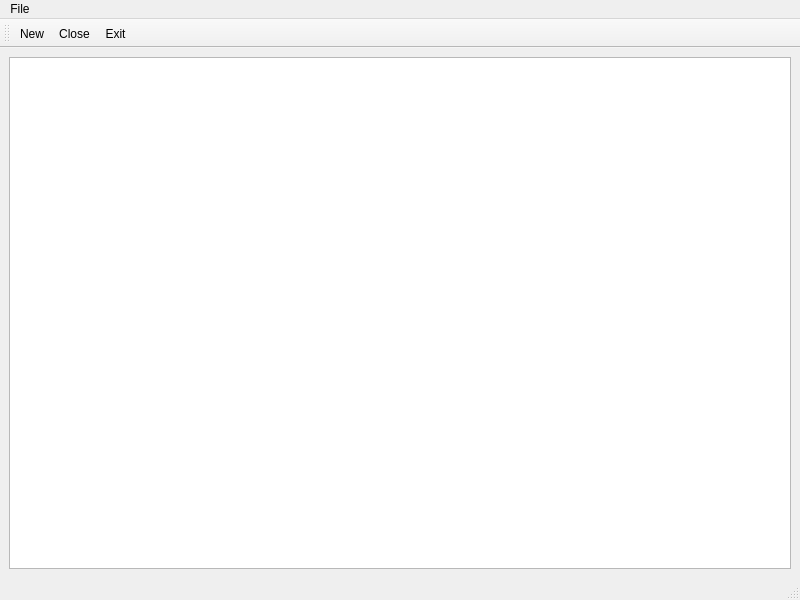
<?xml version="1.0" encoding="UTF-8"?>
<ui version="4.0">
 <class>MainWindow</class>
 <widget class="QMainWindow" name="MainWindow">
  <property name="geometry">
   <rect>
    <x>0</x>
    <y>0</y>
    <width>800</width>
    <height>600</height>
   </rect>
  </property>
  <property name="windowTitle">
   <string>MainWindow</string>
  </property>
  <widget class="QWidget" name="centralwidget">
   <layout class="QHBoxLayout" name="horizontalLayout">
    <item>
     <widget class="QTextEdit" name="textEdit"/>
    </item>
   </layout>
  </widget>
  <widget class="QMenuBar" name="menubar">
   <property name="geometry">
    <rect>
     <x>0</x>
     <y>0</y>
     <width>800</width>
     <height>21</height>
    </rect>
   </property>
   <widget class="QMenu" name="menuFile">
    <property name="title">
     <string>File</string>
    </property>
    <addaction name="actionNew"/>
    <addaction name="separator"/>
    <addaction name="actionClose"/>
    <addaction name="separator"/>
    <addaction name="actionExit"/>
   </widget>
   <addaction name="menuFile"/>
  </widget>
  <widget class="QStatusBar" name="statusbar"/>
  <widget class="QToolBar" name="toolBar">
   <property name="windowTitle">
    <string>toolBar</string>
   </property>
   <attribute name="toolBarArea">
    <enum>TopToolBarArea</enum>
   </attribute>
   <attribute name="toolBarBreak">
    <bool>false</bool>
   </attribute>
   <addaction name="actionNew"/>
   <addaction name="actionClose"/>
   <addaction name="actionExit"/>
  </widget>
  <action name="actionNew">
   <property name="icon">
    <iconset>
     <normaloff>buttons/new.png</normaloff>buttons/new.png</iconset>
   </property>
   <property name="text">
    <string>New</string>
   </property>
   <property name="toolTip">
    <string>create a new document</string>
   </property>
   <property name="shortcut">
    <string>Ctrl+N</string>
   </property>
  </action>
  <action name="actionClose">
   <property name="text">
    <string>Close</string>
   </property>
   <property name="toolTip">
    <string>Close current window</string>
   </property>
   <property name="shortcut">
    <string>Ctrl+W</string>
   </property>
  </action>
  <action name="actionExit">
   <property name="text">
    <string>Exit</string>
   </property>
   <property name="toolTip">
    <string>Exit application</string>
   </property>
  </action>
 </widget>
 <resources/>
 <connections/>
</ui>
